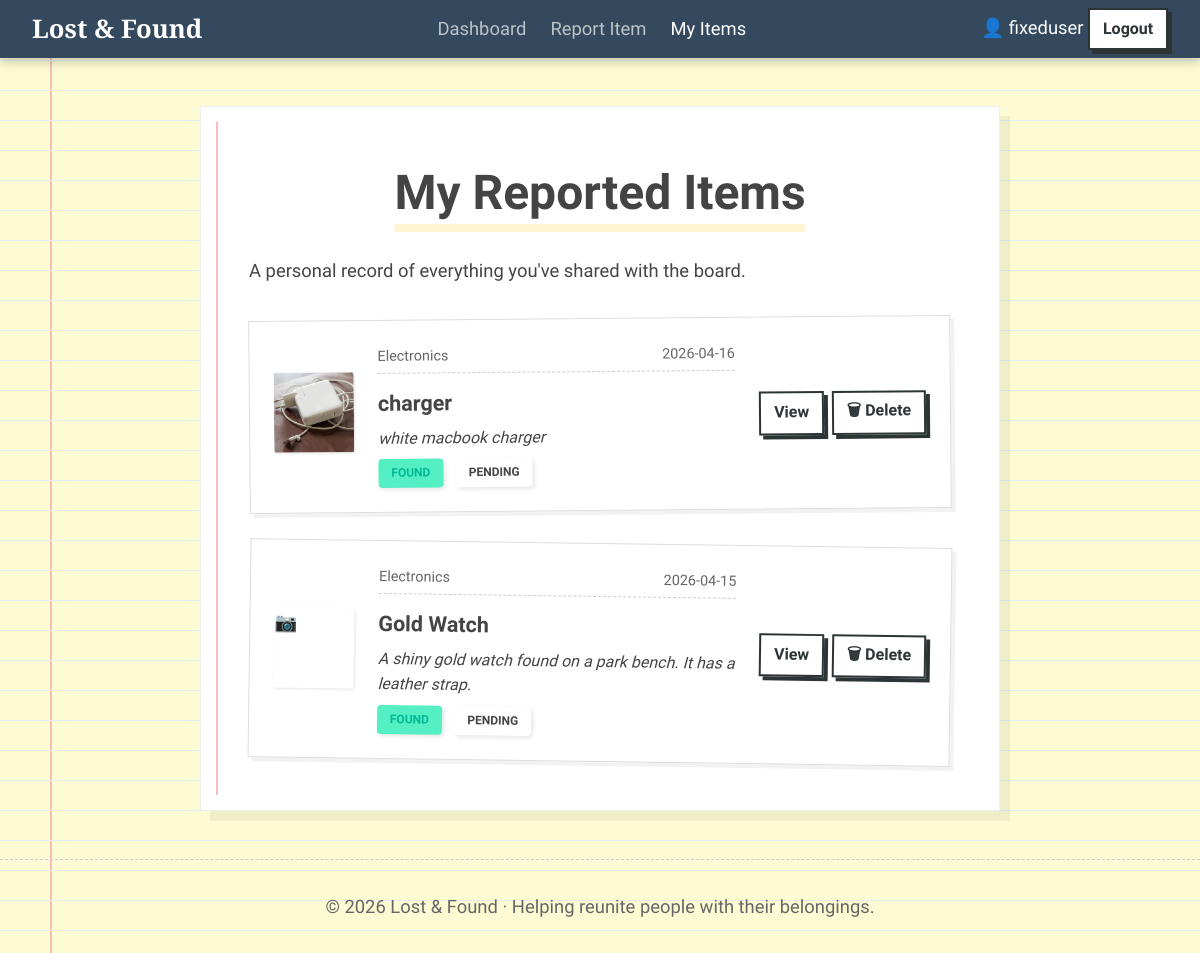
Page /my-items (signed in) on the committed database.
### tables this page shows
CREATE TABLE items (
            id           INTEGER PRIMARY KEY AUTOINCREMENT,
            user_id      INTEGER NOT NULL,
            status       TEXT    NOT NULL CHECK(status IN ('Lost','Found')),
            title        TEXT    NOT NULL,
            description  TEXT    NOT NULL,
            category     TEXT    NOT NULL,
            location     TEXT    NOT NULL,
            image_path   TEXT,
            claim_status TEXT    NOT NULL DEFAULT 'Available'
                          CHECK(claim_status IN ('Available','Pending','Claimed')),
            claimant_id  INTEGER,
            created_at   DATETIME DEFAULT (datetime('now','localtime')), claim_details TEXT,
            FOREIGN KEY (user_id)    REFERENCES users(id) ON DELETE CASCADE,
            FOREIGN KEY (claimant_id) REFERENCES users(id)
        );

### app.py (the view)
@app.route('/my-items')
@login_required
def my_items():
    db    = get_db()
    items = db.execute(
        "SELECT * FROM items WHERE user_id=? ORDER BY created_at DESC",
        (session['user_id'],)
    ).fetchall()
    db.close()
    return render_template('my_items.html', items=items)

### app.py (called while the page is built)
def login_required(f):
    @wraps(f)
    def decorated(*args, **kwargs):
        if 'user_id' not in session:
            flash('Please log in to continue.', 'info')
            return redirect(url_for('login'))
        return f(*args, **kwargs)
    return decorated

### database.py (called while the page is built)
def get_db():
    conn = sqlite3.connect(DB_PATH)
    conn.row_factory = sqlite3.Row
    conn.execute("PRAGMA foreign_keys = ON")
    return conn

### templates/my_items.html (shortened to what this page needs)
{% extends "base.html" %}
{% block content %}
<div class="notepad-page-container">
  <div class="notepad-sheet">
    <div class="page-header">
      <h1 class="page-title">My Reported Items</h1>
      <p class="page-sub">A personal record of everything you've shared with the board.</p>
    </div>
    {% if items %}
    <div class="scrap-list">
      {% for item in items %}
      <div class="scrap-paper fade-in" id="myitem-{{ item.id }}">
        <div class="scrap-img-wrap">
          {% if item.image_path %}
          <img src="{{ url_for('uploaded_file', filename=item.image_path) }}"
               alt="{{ item.title }}" class="scrap-img" loading="lazy"/>
          {% else %}
          <div class="scrap-img-placeholder scrap-img">📷</div>
          {% endif %}
        </div>
        <div class="scrap-content">
          <div class="card-meta">
            <span class="card-category">{{ item.category }}</span>
            <span class="card-date">{{ item.created_at[:10] }}</span>
          </div>
          <h3 class="card-title">
            <a href="{{ url_for('item_detail', item_id=item.id) }}" style="text-decoration:none; color:inherit;">
              {{ item.title }}
            </a>
          </h3>
          <p class="card-desc" style="margin: 0.3rem 0;">{{ item.description[:80] }}{% if item.description|length > 80 %}…{% endif %}</p>
          <div style="display:flex; gap: 0.8rem; margin-top: 0.5rem;">
            <span class="badge badge-{{ item.status|lower }}" style="position:static; transform:none; font-size:0.75rem;">{{ item.status }}</span>
            <span class="badge badge-{{ item.claim_status|lower }}" style="position:static; transform:none; font-size:0.75rem;">{{ item.claim_status }}</span>
          </div>
        </div>
        <div class="scrap-actions">
          <a href="{{ url_for('item_detail', item_id=item.id) }}" class="btn btn-ghost btn-sm">View</a>
          <button class="btn btn-danger btn-sm" onclick="deleteItem({{ item.id }})">🗑 Delete</button>
        </div>
      </div>
      {% endfor %}
    </div>
    {% endif %}
  </div>
</div>
{% endblock %}

### static/css/style.css (style rules this page uses)
:root { --paper-yellow: #fdfbd3; --line-blue: #e1eef7; --margin-red: #fabdbd; --charcoal: #2d3436; --text: #444; --text-muted: #666; --primary: #d35400; --primary-dark: #b84800; --success: #27ae60; --danger: #c0392b; --tape-color: rgba(255, 255, 255, 0.4); --shadow-notepad: 0 4px 15px rgba(0,0,0,0.1); --font-main: 'Patrick Hand', cursive; --font-accent: 'Gochi Hand', cursive; --font-serif: 'Playfair Display', serif; }
*, *::before, *::after { box-sizing: border-box; margin: 0; padding: 0; }
html { scroll-behavior: smooth; }
body { font-family: var(--font-main); background: var(--paper-yellow); background-image: linear-gradient(var(--line-blue) 1px, transparent 1px), linear-gradient(90deg, var(--margin-red) 2px, transparent 2px); background-size: 100% 30px, 100% 100%; background-position: 0 0, 50px 0; background-attachment: fixed; color: var(--text); line-height: 1.6; min-height: 100vh; display: flex; flex-direction: column; font-size: 1.15rem; }
.card-meta { display: flex; justify-content: space-between; font-size: 0.9rem; color: var(--text-muted); border-bottom: 1px dashed #ccc; padding-bottom: 0.3rem; margin-bottom: 0.8rem; }
.card-desc { font-style: italic; font-size: 1rem; margin-bottom: 1rem; }
.badge { display: inline-block; padding: 0.3rem 0.8rem; border-radius: 4px; font-weight: 700; text-transform: uppercase; font-size: 0.8rem; transform: rotate(-5deg); position: absolute; top: 10px; right: 10px; z-index: 5; box-shadow: 2px 2px 4px rgba(0,0,0,0.1); }
.badge-found { background: #55efc4; color: #00b894; }
.btn { font-family: var(--font-accent); padding: 0.8rem 1.5rem; border: 2px solid var(--charcoal); background: white; color: var(--charcoal); cursor: pointer; font-weight: 700; font-size: 1.2rem; transition: all 0.2s; box-shadow: 4px 4px 0px var(--charcoal); text-decoration: none; display: inline-block; }
.btn-sm { padding: 0.4rem 0.8rem; font-size: 1rem; }
.notepad-page-container { display: flex; justify-content: center; padding: 3rem 2rem; }
.notepad-sheet { background: white; width: 100%; max-width: 800px; margin: 0 auto; padding: 3rem; box-shadow: 10px 10px 0px rgba(0,0,0,0.05); border: 1px solid #eee; position: relative; transition: transform 0.4s ease; }
.notepad-sheet::before { content: ""; position: absolute; top: 15px; left: 15px; right: 15px; bottom: 15px; border-left: 2px solid var(--margin-red); pointer-events: none; }
.notepad-sheet h1, .notepad-sheet h2 { font-family: var(--font-accent); margin-bottom: 1.5rem; text-align: center; }
.scrap-list { display: flex; flex-direction: column; gap: 2rem; margin-top: 2rem; }
.scrap-paper { background: white; padding: 1.5rem; border: 1px solid #ddd; box-shadow: 4px 4px 0px rgba(0,0,0,0.05); position: relative; display: flex; gap: 1.5rem; align-items: center; transition: all 0.2s; }
.scrap-paper:nth-child(even) { transform: rotate(0.8deg); }
.scrap-paper:nth-child(odd) { transform: rotate(-0.5deg); }
.scrap-img { width: 80px; height: 80px; object-fit: cover; border-radius: 2px; box-shadow: 1px 1px 3px rgba(0,0,0,0.1); }
.scrap-content { flex: 1; }
.scrap-actions { display: flex; gap: 0.5rem; }
.page-title { text-align: center; font-family: var(--font-serif); font-size: 3rem; margin-bottom: 1rem; position: relative; display: inline-block; left: 50%; transform: translateX(-50%); }
.page-title::after { content: ""; position: absolute; bottom: 0; left: 0; height: 8px; background: rgba(255, 234, 167, 0.5); width: 100%; z-index: -1; }

### rows in the picture
items: image_path (picture), category "Electronics", created_at "2026-04-16", title "charger", description "white macbook charger", status "FOUND", claim_status "PENDING"
items: category "Electronics", created_at "2026-04-15", title "Gold Watch", description "A shiny gold watch found on a park bench. It has a leather strap.", status "FOUND", claim_status "PENDING"

### other values in the picture
{{ session.username }} "fixeduser"
